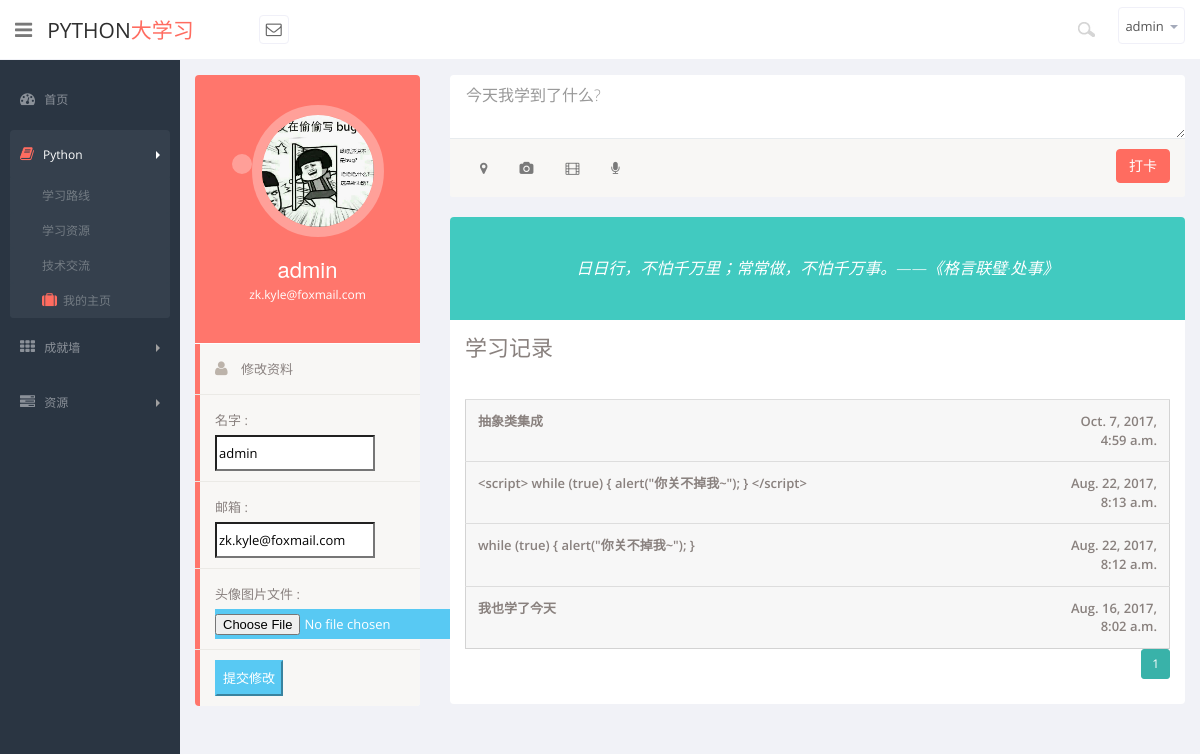
Page /pythonnav/profile (signed in) on the committed database.
### pythonnav/models.py (models this page shows)
class Userphoto(models.Model):
    userid = models.ForeignKey('auth.User', blank=False, null=True, verbose_name='用户')
    headImg = models.FileField(upload_to='headImg')
    class Meta:
        verbose_name = '用户头像'
        verbose_name_plural = '用户头像'

class QuestionBase(models.Model):
    question_date = models.DateTimeField('发表时间', auto_now=True)
    question_author = models.ForeignKey('auth.User', blank=True, null=True, verbose_name='作者')  # 外键不能直接写别名
    question_text = models.CharField('正文内容', max_length=200)
    class Meta:
        abstract = True

class StudyrRecoder(QuestionBase):
    class Meta:
        verbose_name = '学习日记'
        verbose_name_plural = '学习日记'

### pythonnav/views.py (the view)
def profile_html(request):
    if request.user.is_authenticated():
        from django.core.paginator import Paginator
        from django.core.paginator import EmptyPage
        from django.core.paginator import PageNotAnInteger
        limit = 5  # 每页显示的记录条数
        question = StudyrRecoder.objects.filter(question_author=request.user.id).order_by('-question_date')
        paginator = Paginator(question, limit)  # 实例化一个分页对象
        page = request.GET.get('page')  # 获取到页码
        try:
            q = paginator.page(page)  # 获取某夜对应的记录
        except PageNotAnInteger:  # 如果页码不是个整数
            q = paginator.page(1)  # 取第一页的记录
        except EmptyPage:  # 如果页码太大
            q = paginator.page(paginator.num_pages)  # 取最后一页的记录
        imgs = Userphoto.objects.filter(userid=request.user)
        if imgs:
            for img in imgs:
                if img.headImg:#如果用户上传了头像就返回头像
                    return render(request, 'profile.html', {'img': img, 'q': q})
                else:#如果用户没上传头像,就把默认用户的头像给用户用
                    imgs = Userphoto.objects.filter(userid=1)
                    for img in imgs:
                        return render(request, 'profile.html', {'img': img, 'q': q})
        else:
            return render(request, 'profile.html', {'q': q})
    else:
        return redirect('pythonnav:SIGN_IN_NOW')

### pythonnav/templates/profile.html (shortened to what this page needs)
{% extends "base.html" %}
{% load staticfiles %}
{% block sidebar %}
      <aside>
          <div id="sidebar"  class="nav-collapse ">
              <ul class="sidebar-menu">
                  <li>
                       <a class="" href="{% url 'pythonnav:index' %}">
                          <i class="icon-dashboard"></i>
                          <span>首页</span>
                      </a>
                  </li>
                  <li class="sub-menu active">
                      <a href="javascript:;" class="">
                          <i class="icon-book active"></i>
                          <span>Python</span>
                          <span class="arrow"></span>
                      </a>
                      <ul class="sub">
                          <li><a class="" href="{% url 'pythonnav:calendar_html' %}">学习路线</a></li>
                          <li><a class="" href="buttons.html">学习资源</a></li>
                          <li><a class="" href="{% url 'pythonnav:blogindex_html' %}">技术交流</a></li>
                          <li><a class="active" href="{% url 'pythonnav:profile_html' %}"><i class=" icon-suitcase"></i>我的主页</a></li>
                      </ul>
                  </li>
                  <li class="sub-menu">
                      <a href="javascript:;" class="">
                          <i class="icon-th"></i>
                          <span>成就墙</span>
                          <span class="arrow"></span>
                      </a>
                  </li>
                  <li class="sub-menu">
                      <a href="javascript:;" class="">
                          <i class="icon-tasks"></i>
                          <span>资源</span>
                          <span class="arrow"></span>
                      </a>
                      <ul class="sub">
                          <li><a class="" href="http://devnav.win/">更新中/a></li>
                      </ul>
                  </li>
              </ul>
          </div>
      </aside>
{% endblock %}
{% block maincontent %}
      <section id="main-content">
          <section class="wrapper">
              <div class="row">
                  <aside class="profile-nav col-lg-3">
                      <section class="panel">
                          <div class="user-heading round">
                              <a href="#">
                                  <img src="{{ img.headImg.url }}" alt="">
                              </a>
                              <h1>{% firstof user.username %}</h1>
                              <p>{% firstof user.email %}</p>
                          </div>
<form role="form" enctype="multipart/form-data" action="{% url 'pythonnav:changepersonalprofile' %}" method="POST">
                          <ul class="nav nav-pills nav-stacked">
                              <li class="active"><a href="profile.html"> <i class="icon-user"></i> 修改资料</a></li>
                              <li class="active"><a href="#"></i> 名字 : <input value="{% firstof user.username %}" name="username"></input></a></li>
                              <li class="active"><a href="#"></i> 邮箱 : <input value="{% firstof user.email %}" name="email"></input></a></li>
                              <li class="active"><a href="#"></i> 头像图片文件 : <input class="btn-info" type="file" name="img"></a></li>
                              <li class="active"><a href="#"></i>  <button class="btn-info" type="submit">提交修改</button></a></li>
                          </ul>
</form>
                      </section>
                  </aside>
                  <aside class="profile-info col-lg-9">
                      <section class="panel">
                          <form action="{% url 'pythonnav:studyrecoder' %}" method="post">
                              <textarea placeholder="今天我学到了什么?" rows="2" class="form-control input-lg p-text-area" name="studyrecoder"></textarea>
                          <footer class="panel-footer">
                              <button class="btn btn-danger pull-right" type="submit">打卡</button>
                          </form>
                              <ul class="nav nav-pills">
                                  <li>
                                      <a href="#"><i class="icon-map-marker"></i></a>
                                  </li>
                                  <li>
                                      <a href="#"><i class="icon-camera"></i></a>
                                  </li>
                                  <li>
                                      <a href="#"><i class=" icon-film"></i></a>
                                  </li>
                                  <li>
                                      <a href="#"><i class="icon-microphone"></i></a>
                                  </li>
                              </ul>
                      </section>
                      <section class="panel">
                          <div class="bio-graph-heading">
                              日日行，不怕千万里；常常做，不怕千万事。——《格言联璧·处事》
                          </div>
                          <div class="panel-body bio-graph-info">
                              <h1>学习记录</h1>
                              <div class="row">
                              </div>
                               <table class="table table-inbox table-hover">
                            {% for i in q.object_list %}
                              <tr class="unread">
                                  <td class="view-message">{{ i.question_text }}</td>
                                  <td class="view-message  text-right" width="120px">{{ i.question_date }}</td>
                               </tr>
                            {% endfor %}
                          </table>
                          <div style="float:right">
                          <p>
                                {% for page_number in q.paginator.page_range %}
                                    {% ifequal page_number q.number %}
                                        <button type="button" class="btn btn-primary btn-sm active"> {{ page_number }} </button>
                                    {% else %}
                                        <a href="?page={{ page_number }}"> <button type="button" class="btn btn-default btn-sm">{{ page_number }} </button></a>
                                    {% endifequal %}
                                {% endfor %}
                          </p>
                          </div>
                          </div>
                      </section>
                  </aside>
              </div>
          </section>
      </section>
{% endblock %}

### pythonnav/templates/base.html (shortened to what this page needs)
<!DOCTYPE html>
<html lang="en">
{% load staticfiles %}
  <head>
    <link href="{% static 'pythonnav/css/bootstrap.min.css' %}" rel="stylesheet">
    <link href="{% static 'pythonnav/css/bootstrap-reset.css' %}"rel="stylesheet">
    <link href="{% static 'pythonnav/assets/fullcalendar/fullcalendar/bootstrap-fullcalendar.css' %}" rel="stylesheet" />
    <link href="{% static 'pythonnav/assets/font-awesome/css/font-awesome.css' %}" rel="stylesheet" />
    <link href="{% static 'pythonnav/assets/jquery-easy-pie-chart/jquery.easy-pie-chart.css' %}" rel="stylesheet" type="text/css" media="screen"/>
    <link rel="stylesheet" href="{% static 'pythonnav/css/owl.carousel.css' %}" type="text/css">
    <link href="{% static 'pythonnav/css/style.css' %}" rel="stylesheet">
    <link href="{% static 'pythonnav/css/style-responsive.css' %}" rel="stylesheet" />
  </head>
  <body>
  <section id="container" class="">
      <header class="header white-bg">
            <div class="sidebar-toggle-box">
                <div data-original-title="隐藏侧边栏" data-placement="right" class="icon-reorder tooltips"></div>
            </div>
            <a href="{% url 'pythonnav:index' %}" class="logo">Python<span>大学习</span></a>
            <div class="nav notify-row" id="top_menu">
                <ul class="nav top-menu">
                    <li id="header_inbox_bar" class="dropdown">
                        <a data-toggle="dropdown" class="dropdown-toggle" href="#">
                            <i class="icon-envelope-alt"></i>
                        </a>
                    </li>
                </ul>
            </div>
            <div class="top-nav ">
                <ul class="nav pull-right top-menu">
                    <li>
                        <input type="text" class="form-control search" placeholder="Search" value="找啥从左边导航栏找">
                    </li>
                    {% if request.user.is_authenticated %}
                        <li class="dropdown">
                            <a data-toggle="dropdown" class="dropdown-toggle" href="#">
                                <span class="username">{{ request.user.username }}</span>
                                <b class="caret"></b>
                            </a>
                        </li>
                    {% else %}
                        <li class="dropdown">
                            <a class="dropdown-toggle" href="{% url 'pythonnav:SIGN_IN_NOW' %}">
                                <span class="username"> 点此登陆</span>
                            </a>
                        </li>
                    {% endif %}
                </ul>
            </div>
        </header>
{% block sidebar %}{% endblock %}
{% block maincontent %}
{% endblock %}
</section>
  </body>
</html>

### rows in the picture
Userphoto: headImg (picture)
StudyrRecoder: question_text "抽象类集成", question_date "Oct. 7, 2017, 4:59 a.m."
StudyrRecoder: question_text "<script> while (true) { alert(\"你关不掉我~\"); } </script>", question_date "Aug. 22, 2017, 8:13 a.m."
StudyrRecoder: question_text "while (true) { alert(\"你关不掉我~\"); }", question_date "Aug. 22, 2017, 8:12 a.m."
StudyrRecoder: question_text "我也学了今天", question_date "Aug. 16, 2017, 8:02 a.m."

### other values in the picture
{{ request.user.username }} "admin"
{{ page_number }} "1"
